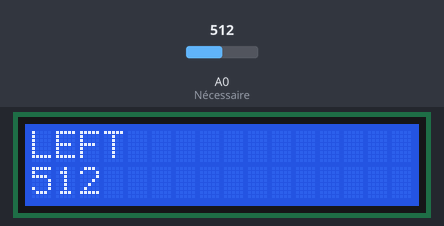
The sketch below on a simulated Arduino Uno, built with avr-gcc and run on an emulated ATmega328P. Shown: 16×2 character LCD. Inputs (shaded band) come from the test bench; at power-on: A0 (Nécessaire) = 512.

Above: at 1.2 s.
1.3 s: A0 (Nécessaire) set to 565
At 2.5 s:
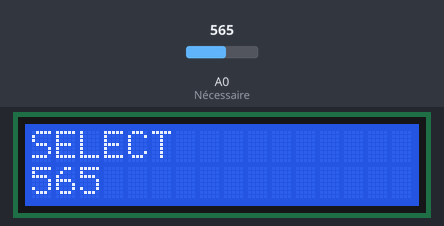
3.0 s: A0 (Nécessaire) set to 370
At 4.0 s:
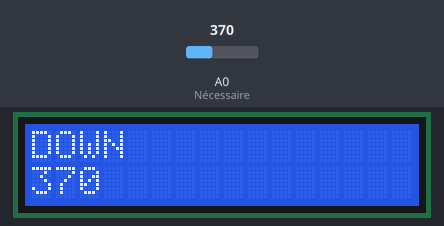
4.5 s: A0 (Nécessaire) set to 185
At 5.6 s:
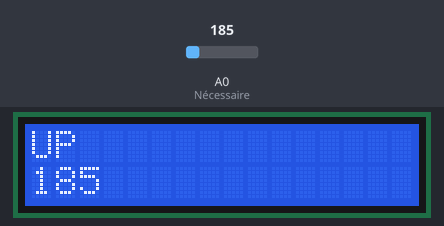
6.0 s: A0 (Nécessaire) set to 40
At 7.1 s:
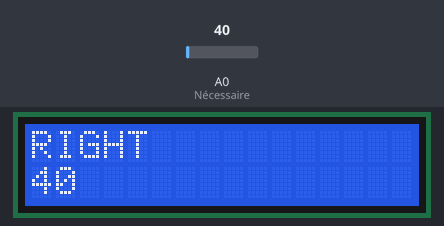
7.6 s: A0 (Nécessaire) set to 800
At 8.6 s:
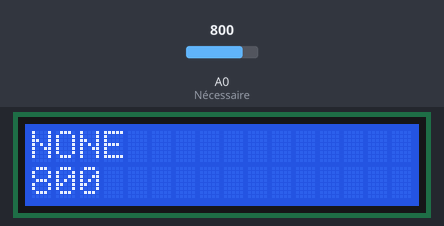
Timing chart, 0 to 10.1 s (numbered marks = the images above; inputs shaded):
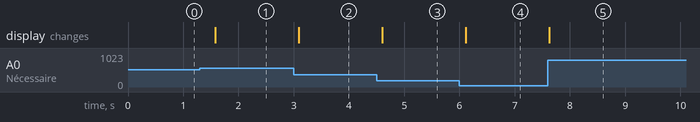

The sketch:

input_bloquant.ino
```cpp
#include <LiquidCrystal.h>

const int rs = 8, en = 9, d4 = 4, d5 = 5, d6 = 6, d7 = 7;
LiquidCrystal lcd(rs, en, d4, d5, d6, d7);

//int bouton = analogRead(A0);

void setup() {
  lcd.begin(16, 2);
  pinMode(A0, INPUT); //Nécessaire ?
}

void loop() {
  lcd.clear();
  lcd.setCursor(0,0);
  int bouton = analogRead(A0);
  //Rq : aucun bouton -> bouton = 1023
  if(bouton < 50){
    lcd.print("RIGHT");
  }
  if(bouton >= 50 && bouton < 195){
    lcd.print("UP");
  }
  if(bouton >= 195 && bouton < 380){
    lcd.print("DOWN");
  }
  if(bouton >= 380 && bouton < 555){
    lcd.print("LEFT");
  }
  if(bouton >= 555 && bouton < 790){
    lcd.print("SELECT");
  }
  if(bouton >= 790){ //La fiche tecnhique indique 1000
    lcd.print("NONE");
  }

  lcd.setCursor(0,1);
  //lcd.print(millis()/1000);
  lcd.print(bouton);

  delay(500); //Attendre 0.5s (le pauvre écran sinon)
}
```

Measured:
- after the input at 1.3 s, the display: changes after 0.28 s (image 1)
- after the input at 3.0 s, the display: changes after 0.09 s (image 2)
- after the input at 4.5 s, the display: changes after 0.10 s (image 3)
- after the input at 6.0 s, the display: changes after 0.11 s (image 4)
- after the input at 7.6 s, the display: changes at once (image 5)
